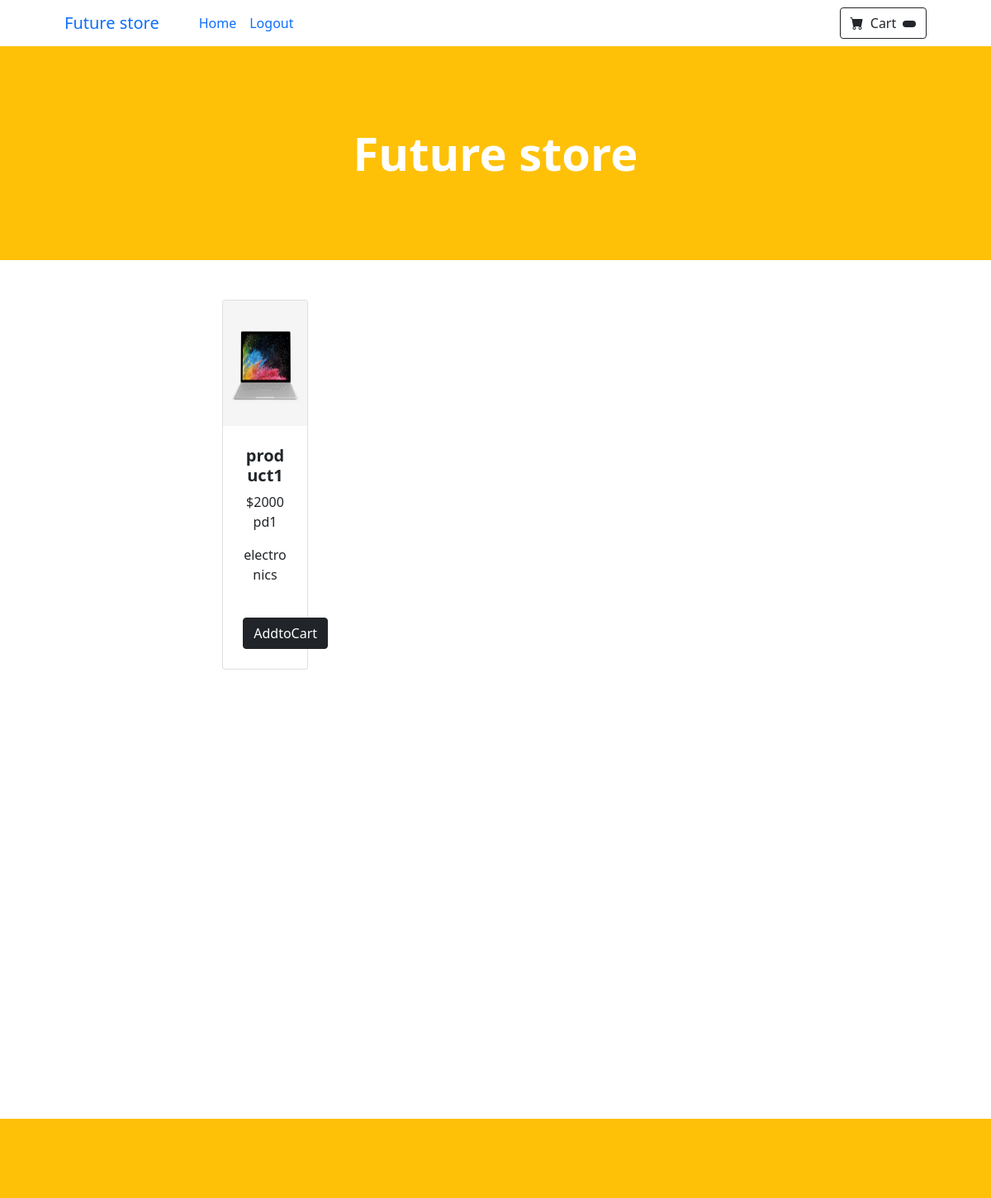
Screenshot of /products/30 with the database file from the repository.
### owner/models.py (models this page shows, shortened)
class Products(models.Model):
    product_name=models.CharField(max_length=200,unique=True)
    category=models.ForeignKey(Cateogries,on_delete=models.CASCADE)
    image=models.ImageField(upload_to="images",null=True)
    price=models.PositiveIntegerField()
    description=models.CharField(max_length=250,null=True)

class Cateogries(models.Model):
    category_name=models.CharField(max_length=200,unique=True)
    is_active=models.BooleanField(default=True)
    def __str__(self):
        return self.category_name

### customer/views.py (the view)
# urls.py: path("products/<int:id>",views.ProductDetailView.as_view(),name="product-detail"),
class ProductDetailView(DetailView):
    template_name = "product-detail.html"
    model=Products
    context_object_name ="product"
    pk_url_kwarg = "id"

### customer/templates/product-detail.html (shortened to what this page needs)
{%extends 'base.html'%}
{%block body_block%}
<div class="container">
    <div class="col-6">
        <div class="row gx-4 gx-lg-5 row-cols-2 row-cols-md-3 row-cols-xl-4 justify-content-center">
            <div class="col mb-5">
                        <div class="card h-50" >
                            <img class="card-img-top" src="{{product.image.url}}" alt="..." height="600px">
                            <div class="card-body p-4">
                                <div class="text-center">
                                    <h5 class="fw-bolder">{{product.product_name}}</h5>
                                    ${{product.price}}
                                    <p>{{product.description}}</p>
                                    <p>{{product.category}}</p>
                                </div>
                            </div>
                           <div class="card-footer p-4 pt-0 border-top-0 bg-transparent">
                            <div class="text-center"><a class="btn btn-dark mt-auto" href="{%url 'addto-cart' product.id%}">AddtoCart</a></div>
                           </div>
                        </div>
            </div>
        </div>
    </div>
</div>
{%endblock%}

### rows the page displays
Products: image (picture), product_name "product1", price "2000", description "pd1", category "electronics"
